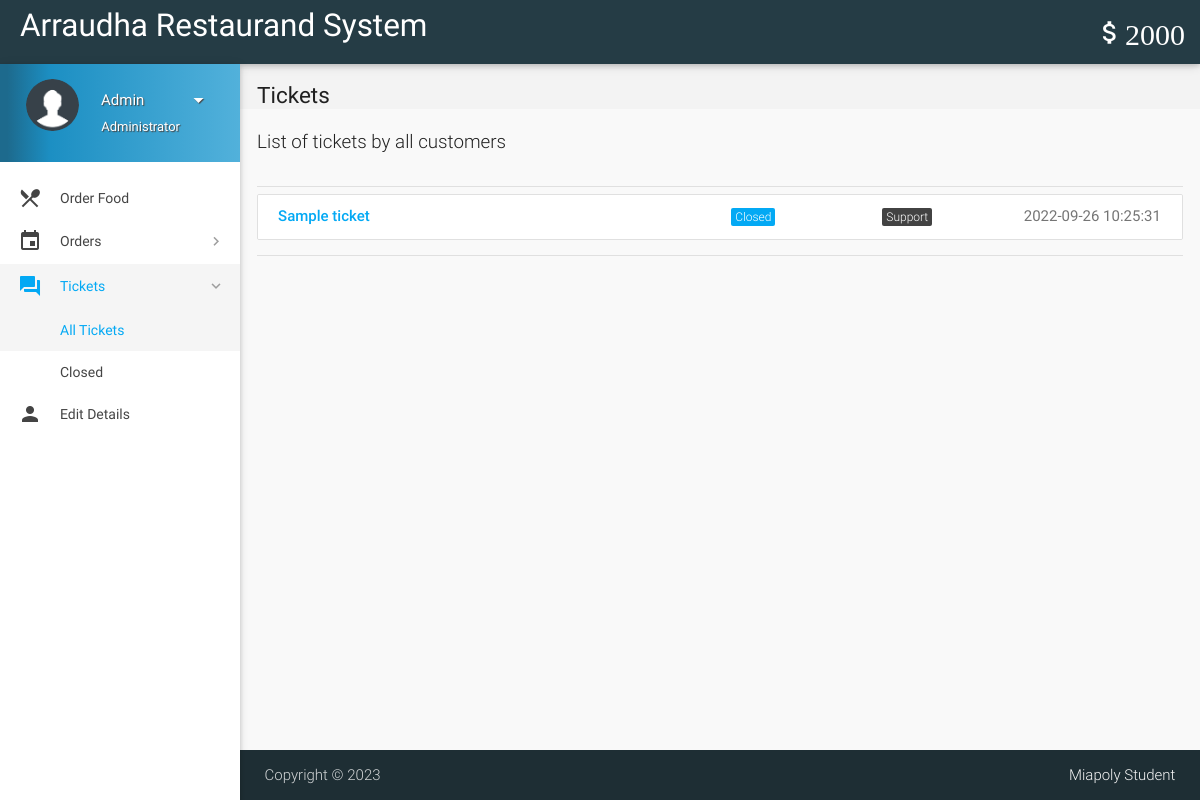
Page /all-tickets.php (signed in) on the committed database.
### tables this page shows
CREATE TABLE `wallet_details` (
  `id` int(11) NOT NULL,
  `wallet_id` int(11) NOT NULL,
  `number` varchar(16) NOT NULL,
  `cvv` int(3) NOT NULL,
  `balance` int(11) NOT NULL DEFAULT 2000
);

CREATE TABLE `tickets` (
  `id` int(11) NOT NULL,
  `poster_id` int(11) NOT NULL,
  `subject` varchar(100) NOT NULL,
  `description` varchar(3000) NOT NULL,
  `status` varchar(8) NOT NULL DEFAULT 'Open',
  `type` varchar(30) NOT NULL DEFAULT 'Others',
  `date` datetime NOT NULL DEFAULT current_timestamp(),
  `deleted` tinyint(4) NOT NULL DEFAULT 0
);

### includes/wallet.php (called while the page is built)
<?php
$user_id=$_SESSION['user_id'];
$sql = mysqli_query($con, "SELECT * FROM wallet where customer_id = $user_id");
while($row1 = mysqli_fetch_array($sql)){
$wallet_id = $row1['id'];
}
$sql = mysqli_query($con, "SELECT * FROM wallet_details where wallet_id = $wallet_id");
while($row1 = mysqli_fetch_array($sql)){
$balance = $row1['balance'];
}
?>

### includes/connect.php (called while the page is built, shortened)
<?php
if(isset($_SESSION['name']))
$name = $_SESSION['name'];
if(isset($_SESSION['role']))
$role = $_SESSION['role'];
?>

### all-tickets.php (the view, shortened to what this page needs)
<?php
include 'includes/connect.php';
include 'includes/wallet.php';
	if($_SESSION['admin_sid']==session_id())
	{
		?>
<!DOCTYPE html>
<html lang="en">
<head>
  <link href="css/materialize.min.css" type="text/css" rel="stylesheet" media="screen,projection">
  <link href="css/style.min.css" type="text/css" rel="stylesheet" media="screen,projection">
  <link href="css/custom/custom.min.css" type="text/css" rel="stylesheet" media="screen,projection">
  <link href="js/plugins/perfect-scrollbar/perfect-scrollbar.css" type="text/css" rel="stylesheet" media="screen,projection">
  <link href="js/plugins/data-tables/css/jquery.dataTables.min.css" type="text/css" rel="stylesheet" media="screen,projection">
</head>
<body>
  <header id="header" class="page-topbar">
        <div class="navbar-fixed">
            <nav class="navbar-color">
                <div class="nav-wrapper">
                    <ul class="left">
                      <li><h1 class="logo-wrapper"><a href="index.php" class="brand-logo darken-1">Arraudha Restaurand System</a></h1></li>
                    </ul>
                    <ul class="right hide-on-med-and-down">
                        <li><a href="#" class="waves-effect waves-block waves-light"><i class="mdi-editor-attach-money"><?php echo $balance;?></i></a>
                        </li>
                    </ul>
                </div>
            </nav>
        </div>
  </header>
  <div id="main">
    <div class="wrapper">
      <aside id="left-sidebar-nav">
        <ul id="slide-out" class="side-nav fixed leftside-navigation">
            <li class="user-details  light-blue darken-2">
            <div class="row">
                <div class="col col s4 m4 l4">
                    <img src="images/userav.png" alt="" class="circle responsive-img valign profile-image">
                </div>
                <div class="col col s8 m8 l8">
                    <a class="btn-flat dropdown-button waves-effect waves-light white-text profile-btn" href="#" data-activates="profile-dropdown"><?php echo $name;?> <i class="mdi-navigation-arrow-drop-down right"></i></a>
                    <p class="user-roal"><?php echo $role;?></p>
                </div>
            </div>
            </li>
            <li class="bold"><a href="index.php" class="waves-effect waves-light-blue"><i class="mdi-maps-local-restaurant"></i> Order Food</a>
            </li>
                <li class="no-padding">
                    <ul class="collapsible collapsible-accordion">
                        <li class="bold"><a class="collapsible-header waves-effect waves-light-blue"><i class="mdi-editor-insert-invitation"></i> Orders</a>
                        </li>
                    </ul>
                </li>
                <li class="no-padding">
                    <ul class="collapsible collapsible-accordion">
                        <li class="bold"><a class="collapsible-header waves-effect waves-light-blue active"><i class="mdi-action-question-answer"></i> Tickets</a>
                            <div class="collapsible-body">
                                <ul>
								<li class="<?php
								if(!isset($_GET['status'])){
										echo 'active';
									}?>
									"><a href="all-tickets.php">All Tickets</a>
                                </li>
								<?php
									$sql = mysqli_query($con, "SELECT DISTINCT status FROM tickets;");
									while($row = mysqli_fetch_array($sql)){
                                    echo '<li class='.(isset($_GET['status'])?($status == $_GET['status'] ? 'active' : ''): '').'><a href="all-tickets.php?status='.$row['status'].'">'.$row['status'].'</a>
                                    </li>';
									}
									?>
                                </ul>
                            </div>
                        </li>
                    </ul>
                </li>
            <li class="bold"><a href="details.php" class="waves-effect waves-light-blue"><i class="mdi-social-person"></i> Edit Details</a>
            </li>
        </ul>
        </aside>
      <section id="content">
        <div id="breadcrumbs-wrapper">
          <div class="container">
            <div class="row">
              <div class="col s12 m12 l12">
                <h5 class="breadcrumbs-title">Tickets</h5>
              </div>
            </div>
          </div>
        </div>
        <div class="container">
          <p class="caption">List of tickets by all customers</p>
          <div class="divider"></div>
									<div id="work-collections">
									<ul id="projects-collection" class="collection">
								<?php
									if(isset($_GET['status'])){
										$status = $_GET['status'];
									}
									else{
										$status = '%';
									}
									$sql = mysqli_query($con, "SELECT * FROM tickets WHERE status LIKE '$status';");
									while($row = mysqli_fetch_array($sql)){
									echo'<a href="view-ticket-admin.php?id='.$row['id'].'"class="collection-item">
                                        <div class="row">
                                            <div class="col s6">
                                                <p class="collections-title">'.$row['subject'].'</p>
                                            </div>
                                            <div class="col s2">
                                            <span class="task-cat  light-blue">'.$row['status'].'</span></div>
                                            <div class="col s2">
                                            <span class="task-cat grey darken-3">'.$row['type'].'</span></div>
                                            <div class="col s2">
                                            <span class="badge">'.$row['date'].'</span></div>
                                        </div>
                                    </a>';
									}
									?>
									</ul>
									</div>
            <div class="divider"></div>
          </div>
    </div>
   <footer class="page-footer">
    <div class="footer-copyright">
      <div class="container">
        <span>Copyright © <?php echo date("Y"); ?><span class="right"><a class="grey-text text-lighten-4" href="https://github.com/mcjibreen07">Miapoly Student</a></span>
        </div>
    </div>
  </footer>
</body>
</html>
<?php
	}
?>

### rows in the picture
wallet_details: balance "2000"
tickets: subject "Sample ticket", status "Closed", type "Support", date "2022-09-26 10:25:31"

### other values in the picture
$name "Admin"
$role "Administrator"
$row['status'] "Closed"
